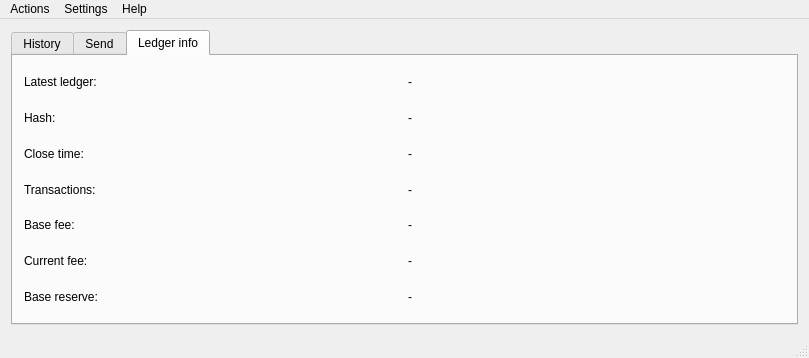
<?xml version="1.0" encoding="UTF-8"?>
<ui version="4.0">
 <class>WalletMain</class>
 <widget class="QMainWindow" name="WalletMain">
  <property name="geometry">
   <rect>
    <x>0</x>
    <y>0</y>
    <width>809</width>
    <height>358</height>
   </rect>
  </property>
  <property name="sizePolicy">
   <sizepolicy hsizetype="Preferred" vsizetype="Preferred">
    <horstretch>0</horstretch>
    <verstretch>0</verstretch>
   </sizepolicy>
  </property>
  <property name="windowTitle">
   <string>RPC Wallet</string>
  </property>
  <widget class="QWidget" name="centralWidget">
   <layout class="QVBoxLayout" name="verticalLayout">
    <item>
     <widget class="QTabWidget" name="tabWidget">
      <property name="currentIndex">
       <number>2</number>
      </property>
      <widget class="QWidget" name="historyTab">
       <property name="toolTip">
        <string>Transaction history</string>
       </property>
       <property name="whatsThis">
        <string>&lt;html&gt;&lt;head/&gt;&lt;body&gt;&lt;p&gt;Transaction history tab&lt;/p&gt;&lt;/body&gt;&lt;/html&gt;</string>
       </property>
       <attribute name="title">
        <string>History</string>
       </attribute>
       <layout class="QGridLayout" name="gridLayout">
        <item row="0" column="0">
         <widget class="TxTable" name="txView">
          <property name="maximumSize">
           <size>
            <width>1000000</width>
            <height>1000000</height>
           </size>
          </property>
          <property name="editTriggers">
           <set>QAbstractItemView::NoEditTriggers</set>
          </property>
          <property name="showGrid">
           <bool>false</bool>
          </property>
          <column>
           <property name="text">
            <string comment="Transaction timestamp">Date</string>
           </property>
           <property name="toolTip">
            <string>Transaction timestamp</string>
           </property>
           <property name="whatsThis">
            <string>Transaction timestamp</string>
           </property>
          </column>
          <column>
           <property name="text">
            <string>Type</string>
           </property>
           <property name="toolTip">
            <string>Transaction type</string>
           </property>
           <property name="whatsThis">
            <string>Transaction type</string>
           </property>
          </column>
          <column>
           <property name="text">
            <string>Transaction ID</string>
           </property>
           <property name="toolTip">
            <string>Transaction hash</string>
           </property>
           <property name="whatsThis">
            <string>Transaction hash</string>
           </property>
          </column>
          <column>
           <property name="text">
            <string>Amount</string>
           </property>
           <property name="toolTip">
            <string>Amount of SMR transaction</string>
           </property>
           <property name="whatsThis">
            <string>Amount of SMR transaction</string>
           </property>
          </column>
          <column>
           <property name="text">
            <string>Tx JSON</string>
           </property>
          </column>
         </widget>
        </item>
       </layout>
      </widget>
      <widget class="QWidget" name="sendTab">
       <property name="toolTip">
        <string>&lt;html&gt;&lt;head/&gt;&lt;body&gt;&lt;p&gt;New transaction form&lt;/p&gt;&lt;/body&gt;&lt;/html&gt;</string>
       </property>
       <attribute name="title">
        <string>Send</string>
       </attribute>
       <widget class="QPushButton" name="sendButton">
        <property name="geometry">
         <rect>
          <x>330</x>
          <y>200</y>
          <width>80</width>
          <height>25</height>
         </rect>
        </property>
        <property name="maximumSize">
         <size>
          <width>100</width>
          <height>16777215</height>
         </size>
        </property>
        <property name="text">
         <string>Send</string>
        </property>
       </widget>
       <widget class="QLabel" name="receiverLabel">
        <property name="geometry">
         <rect>
          <x>9</x>
          <y>22</y>
          <width>119</width>
          <height>17</height>
         </rect>
        </property>
        <property name="text">
         <string>Receiver address:</string>
        </property>
       </widget>
       <widget class="QLineEdit" name="receiverAddressEdit">
        <property name="geometry">
         <rect>
          <x>134</x>
          <y>22</y>
          <width>491</width>
          <height>25</height>
         </rect>
        </property>
       </widget>
       <widget class="QLabel" name="amountLabel">
        <property name="geometry">
         <rect>
          <x>9</x>
          <y>154</y>
          <width>113</width>
          <height>17</height>
         </rect>
        </property>
        <property name="text">
         <string>Amount to send:</string>
        </property>
       </widget>
       <widget class="QLineEdit" name="amountToSend">
        <property name="geometry">
         <rect>
          <x>134</x>
          <y>154</y>
          <width>142</width>
          <height>25</height>
         </rect>
        </property>
        <property name="maximumSize">
         <size>
          <width>160</width>
          <height>16777215</height>
         </size>
        </property>
        <property name="placeholderText">
         <string>0</string>
        </property>
       </widget>
       <widget class="QLabel" name="smrLabel">
        <property name="geometry">
         <rect>
          <x>310</x>
          <y>160</y>
          <width>32</width>
          <height>17</height>
         </rect>
        </property>
        <property name="text">
         <string>SMR</string>
        </property>
       </widget>
       <widget class="QPushButton" name="clearButton">
        <property name="geometry">
         <rect>
          <x>134</x>
          <y>198</y>
          <width>80</width>
          <height>25</height>
         </rect>
        </property>
        <property name="maximumSize">
         <size>
          <width>100</width>
          <height>16777215</height>
         </size>
        </property>
        <property name="text">
         <string>Clear</string>
        </property>
       </widget>
       <widget class="QPushButton" name="previewButton">
        <property name="geometry">
         <rect>
          <x>230</x>
          <y>200</y>
          <width>80</width>
          <height>25</height>
         </rect>
        </property>
        <property name="maximumSize">
         <size>
          <width>100</width>
          <height>16777215</height>
         </size>
        </property>
        <property name="text">
         <string>Preview</string>
        </property>
       </widget>
       <widget class="QLabel" name="destinationTagLabel">
        <property name="geometry">
         <rect>
          <x>9</x>
          <y>66</y>
          <width>109</width>
          <height>17</height>
         </rect>
        </property>
        <property name="text">
         <string>Destination tag:</string>
        </property>
       </widget>
       <widget class="QLineEdit" name="destinationTag">
        <property name="geometry">
         <rect>
          <x>134</x>
          <y>66</y>
          <width>231</width>
          <height>25</height>
         </rect>
        </property>
        <property name="text">
         <string/>
        </property>
        <property name="placeholderText">
         <string>0</string>
        </property>
       </widget>
       <widget class="QLabel" name="sendTransactionFeeLabel">
        <property name="geometry">
         <rect>
          <x>9</x>
          <y>110</y>
          <width>109</width>
          <height>17</height>
         </rect>
        </property>
        <property name="text">
         <string>Transaction fee:</string>
        </property>
       </widget>
       <widget class="QLineEdit" name="sendTransactionFeeValue">
        <property name="geometry">
         <rect>
          <x>134</x>
          <y>110</y>
          <width>142</width>
          <height>25</height>
         </rect>
        </property>
        <property name="placeholderText">
         <string>0,00001</string>
        </property>
       </widget>
       <widget class="QLabel" name="smrLabel_2">
        <property name="geometry">
         <rect>
          <x>310</x>
          <y>110</y>
          <width>32</width>
          <height>17</height>
         </rect>
        </property>
        <property name="text">
         <string>SMR</string>
        </property>
       </widget>
      </widget>
      <widget class="QWidget" name="ledgerInfoTab">
       <attribute name="title">
        <string>Ledger info</string>
       </attribute>
       <layout class="QGridLayout" name="gridLayout_2">
        <item row="6" column="0">
         <widget class="QLabel" name="baseReserveLabel">
          <property name="text">
           <string>Base reserve:</string>
          </property>
         </widget>
        </item>
        <item row="6" column="1">
         <widget class="QLabel" name="baseReserveValue">
          <property name="text">
           <string>-</string>
          </property>
         </widget>
        </item>
        <item row="4" column="0">
         <widget class="QLabel" name="baseFeeLabel">
          <property name="text">
           <string>Base fee:</string>
          </property>
         </widget>
        </item>
        <item row="3" column="1">
         <widget class="QLabel" name="transactionsCount">
          <property name="text">
           <string>-</string>
          </property>
         </widget>
        </item>
        <item row="3" column="0">
         <widget class="QLabel" name="transactionCountLabel">
          <property name="text">
           <string>Transactions:</string>
          </property>
         </widget>
        </item>
        <item row="2" column="0">
         <widget class="QLabel" name="closeTimelabel">
          <property name="text">
           <string>Close time:</string>
          </property>
         </widget>
        </item>
        <item row="4" column="1">
         <widget class="QLabel" name="baseFeeValue">
          <property name="text">
           <string>-</string>
          </property>
         </widget>
        </item>
        <item row="1" column="1">
         <widget class="QLabel" name="latestLedgerHash">
          <property name="text">
           <string>-</string>
          </property>
         </widget>
        </item>
        <item row="2" column="1">
         <widget class="QLabel" name="closeTime">
          <property name="text">
           <string>-</string>
          </property>
         </widget>
        </item>
        <item row="0" column="1">
         <widget class="QLabel" name="latestLedgerNum">
          <property name="text">
           <string>-</string>
          </property>
         </widget>
        </item>
        <item row="1" column="0">
         <widget class="QLabel" name="lastLedgerHashLabel">
          <property name="text">
           <string>Hash:</string>
          </property>
         </widget>
        </item>
        <item row="0" column="0">
         <widget class="QLabel" name="lastLedgerLabel">
          <property name="text">
           <string>Latest ledger:</string>
          </property>
         </widget>
        </item>
        <item row="5" column="0">
         <widget class="QLabel" name="feeReflabel">
          <property name="text">
           <string>Current fee:</string>
          </property>
         </widget>
        </item>
        <item row="5" column="1">
         <widget class="QLabel" name="feeRefValue">
          <property name="text">
           <string>-</string>
          </property>
         </widget>
        </item>
       </layout>
      </widget>
     </widget>
    </item>
   </layout>
  </widget>
  <widget class="QStatusBar" name="statusBar"/>
  <widget class="QMenuBar" name="menuBar">
   <property name="geometry">
    <rect>
     <x>0</x>
     <y>0</y>
     <width>809</width>
     <height>22</height>
    </rect>
   </property>
   <widget class="QMenu" name="menuFile">
    <property name="title">
     <string>Actions</string>
    </property>
    <widget class="QMenu" name="menuKey_management">
     <property name="title">
      <string>Key management</string>
     </property>
     <addaction name="actionExport_key"/>
     <addaction name="actionImport_key"/>
     <addaction name="actionGenerateNew"/>
     <addaction name="actionEncrypt_wallet"/>
    </widget>
    <addaction name="menuKey_management"/>
    <addaction name="actionCopy_account_address"/>
    <addaction name="actionSwitch_account"/>
    <addaction name="separator"/>
    <addaction name="actionReconnect"/>
    <addaction name="actionExit"/>
   </widget>
   <widget class="QMenu" name="menuHelp">
    <property name="title">
     <string>Help</string>
    </property>
    <addaction name="actionAbout"/>
   </widget>
   <widget class="QMenu" name="menuSettings">
    <property name="title">
     <string>Settings</string>
    </property>
    <addaction name="actionProxy"/>
   </widget>
   <addaction name="menuFile"/>
   <addaction name="menuSettings"/>
   <addaction name="menuHelp"/>
  </widget>
  <action name="actionExit">
   <property name="text">
    <string>Exit</string>
   </property>
  </action>
  <action name="actionImport_key">
   <property name="text">
    <string>Import key</string>
   </property>
  </action>
  <action name="actionGenerateNew">
   <property name="text">
    <string>Generate new</string>
   </property>
  </action>
  <action name="actionExport_key">
   <property name="text">
    <string>Export current</string>
   </property>
  </action>
  <action name="actionEncrypt_wallet">
   <property name="text">
    <string>Encrypt wallet</string>
   </property>
  </action>
  <action name="actionCopy_account_address">
   <property name="text">
    <string>Copy account address</string>
   </property>
  </action>
  <action name="actionReconnect">
   <property name="text">
    <string>Reconnect</string>
   </property>
  </action>
  <action name="actionAbout">
   <property name="text">
    <string>About</string>
   </property>
  </action>
  <action name="actionSwitch_account">
   <property name="text">
    <string>Switch account</string>
   </property>
  </action>
  <action name="actionProxy">
   <property name="checkable">
    <bool>false</bool>
   </property>
   <property name="text">
    <string>Proxy settings</string>
   </property>
   <property name="shortcutContext">
    <enum>Qt::WindowShortcut</enum>
   </property>
  </action>
 </widget>
 <layoutdefault spacing="6" margin="11"/>
 <customwidgets>
  <customwidget>
   <class>TxTable</class>
   <extends>QTableWidget</extends>
   <header>txtable.h</header>
  </customwidget>
 </customwidgets>
 <resources/>
 <connections/>
</ui>
